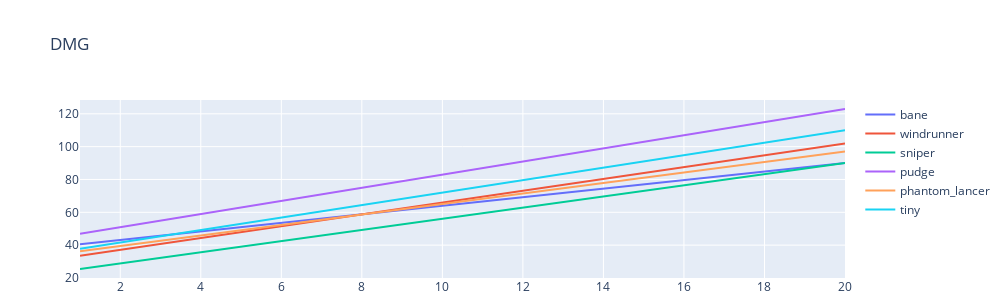
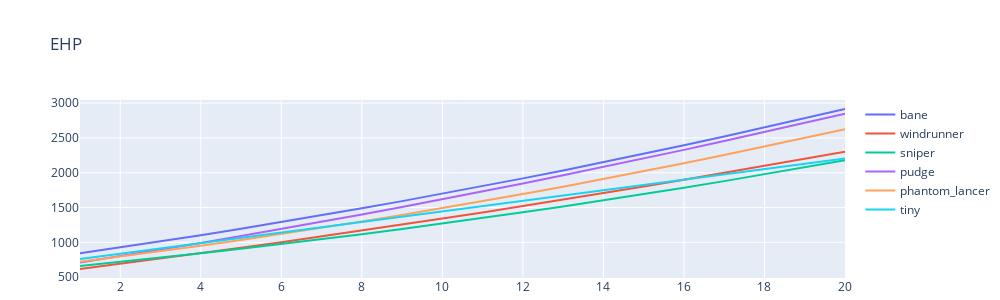

Notebook cell for these charts, in order:
### Code cell
import plotly.graph_objects as go
import pandas as pd
import numpy as np

skills = pd.read_csv('mirana.txt',delimiter=';')
skills.loc[:,"Ratio"] = round(skills.Dmg/skills.Mana,1)
levels = skills.Level.unique()
skills.loc[:,"Ratio-Cd"] = skills["Ratio"]/skills["Cooldown"]

import json
import plotly.graph_objects as go

def plot_daños(df,heroe):
    layout = go.Layout(width=500,height=300,margin_b=5,title_text=heroe)
    mayor_ratio = df.sort_values(["RatioPegoPegan"],axis=0,ascending=False)
    x = mayor_ratio.index
    fig = go.Figure([go.Bar(x=x, y=mayor_ratio["%HPpego"],name="Pego"),
    go.Bar(x=x, y=mayor_ratio["%HPmePegan"],name="te Pegan"),
    go.Bar(x=x, y=mayor_ratio["RatioPegoPegan"],name="%")])
    fig.update_layout(layout)
    fig.show()

def plot_avanceLevels(dict_dfHeroes,valor,heroe_actual):
    layout = go.Layout(height=300,width=1000,margin_b=5,title_text=valor)
    levels = [x for x in range(1,21)]
    traces = [go.Scatter(x=levels,y=heroeDf.loc[valor,levels],name=heroeName) for heroeName,heroeDf in dict_dfHeroes.items()] #
    fig = go.Figure(data=traces)
    fig.update_layout(layout)
  
    fig.show()


df = pd.read_json('npc_heroes.json',dtype='float')
pd.set_option('display.max_rows', df.shape[0]-80)
df.drop(["HeroType","SoloDesire","RequiresBabysit","ProvidesBabysit","SurvivalRating","RequiresFarm","ProvidesSetup","RequiresSetup","BaseAttackSpeed","AttackAcquisitionRange","AttackRange","AttackCapabilities","StatusManaRegen","HeroID","Role","Rolelevels","Complexity","StatusHealthRegen","MovementSpeed"],axis=1,inplace=True)

#DF QUE SE USARA PARA CALCULAR EN BASE A UN HEROE
df_target_hero = df.copy()
df_target_hero.set_index("Heroe",inplace=True)
df_target_hero.loc[:,"BASE HP"] =    200 # HPBase
df_target_hero.loc[:,"BaseAttack"] = (df_target_hero["AttackDamageMin"]+df_target_hero["AttackDamageMax"])/2 # DMG PROMEDIO
print(df_target_hero)


def target_lvlUno(heroe,enemigos):
    """Esta funcion permite saber cuanto daño fisico pego y me pegan para un -heroe-"""
    daños = pd.DataFrame()
    daños["%HPpego"] = round(100*((df_target_hero.loc[heroe,"BaseAttack"]-df_target_hero.loc[enemigos,"ArmorPhysical"])/(df_target_hero.loc[enemigos,"BASE HP"])),1)  

    daños["%HPmePegan"] = round(100*((df_target_hero.loc[enemigos,"BaseAttack"]-df_target_hero.loc[heroe,"ArmorPhysical"])/df_target_hero.loc[heroe,"BASE HP"]),1)

    daños["RatioPegoPegan"] = round((daños["%HPpego"]/daños["%HPmePegan"]),1)
    plot_daños(daños,heroe)


#DF HEROES

def crearDfsEnemigos(heroe_actual,enemigos):
    enemigos.append(heroe_actual)
    
    dictDfHeroes = {}

    for hero in enemigos:
        dictDfHeroes[hero] = pd.DataFrame(index=["BASE ARMOR","MAIN ARMOR","DAMAGE MULT","HP","DMG","EHP"],columns=[x for x in range(1,21)])
        # ARMOR
        dictDfHeroes[hero].loc["BASE ARMOR",:] = df_target_hero.loc[hero,"ArmorPhysical"]
        dictDfHeroes[hero].loc["MAIN ARMOR",1] = dictDfHeroes[hero].loc["BASE ARMOR",1] + (df_target_hero.loc[hero,"Agility"]*0.16)
        dictDfHeroes[hero].loc["DAMAGE MULT",1] = 1 - ((0.052 * dictDfHeroes[hero].loc["MAIN ARMOR",1]) / (0.9 + 0.048 * abs(dictDfHeroes[hero].loc["MAIN ARMOR",1])))
        #HP

        dictDfHeroes[hero].loc["HP",1] = df_target_hero.loc[hero,"BASE HP"] +df_target_hero.loc[hero,"Strength"]*20 
        #ATK
        primary = df_target_hero.loc[hero,"Primary"].capitalize()

        for col in dictDfHeroes[hero].columns:
            if col == 1:
                pass
            else:
            # sven.loc["MAIN ARMOR",col] = sven.loc["BASE ARMOR",1] + (df_target_hero.loc["sven","Agility"]*0.16)
                dictDfHeroes[hero].loc["MAIN ARMOR",col] = (df_target_hero.loc[hero,"AgilityGain"]*0.16) + dictDfHeroes[hero].loc["MAIN ARMOR",col-1]
                dictDfHeroes[hero].loc["DAMAGE MULT",col] = 1 - ((0.052 * dictDfHeroes[hero].loc["MAIN ARMOR",col]) / (0.9 + 0.048 * abs(dictDfHeroes[hero].loc["MAIN ARMOR",col])))
                dictDfHeroes[hero].loc["HP",col] =  df_target_hero.loc[hero,"StrengthGain"]*20 + dictDfHeroes[hero].loc["HP",col-1]
            dictDfHeroes[hero].loc["DMG",col] = (df_target_hero.loc[hero,"BaseAttack"] + df_target_hero.loc[hero,f"{primary}Gain"]*col) #FALTARIA AGREGARLE DAMAGE MULT DEL ENEMIGO AL Q LE PEGA 

        dictDfHeroes[hero].loc["EHP"] = dictDfHeroes[hero].loc["HP"] /  dictDfHeroes[hero].loc["DAMAGE MULT"]
        # dictDfHeroes[hero].loc["RatioEHP/DMG"] = dictDfHeroes[hero].loc["DMG"]/dictDfHeroes[hero].loc["EHP"]

    # print(dictDfHeroes)
    plot_avanceLevels(dictDfHeroes,"DMG",heroe_actual)
    plot_avanceLevels(dictDfHeroes,"EHP",heroe_actual)

enemigos = ["bane","windrunner","sniper","pudge","phantom_lancer"]
hero_actual = "tiny"
# target_lvlUno(hero_actual,enemigos) 
crearDfsEnemigos(hero_actual,enemigos)

### Figure 1 — Plotly figure (JSON) as saved in the notebook; plotly's stock layout.template omitted (floating-point values rounded to 4 significant figures)
{"data": [{"name": "bane", "type": "scatter", "x": [1, 2, 3, 4, 5, 6, 7, 8, 9, 10, 11, 12, 13, 14, 15, 16, 17, 18, 19, 20], "y": [40.6, 43.2, 45.8, 48.4, 51, 53.6, 56.2, 58.8, 61.4, 64, 66.6, 69.2, 71.8, 74.4, 77, 79.6, 82.2, 84.8, 87.4, 90]}, {"name": "windrunner", "type": "scatter", "x": [1, 2, 3, 4, 5, 6, 7, 8, 9, 10, 11, 12, 13, 14, 15, 16, 17, 18, 19, 20], "y": [33.6, 37.2, 40.8, 44.4, 48, 51.6, 55.2, 58.8, 62.4, 66, 69.6, 73.2, 76.8, 80.4, 84, 87.6, 91.2, 94.8, 98.4, 102]}, {"name": "sniper", "type": "scatter", "x": [1, 2, 3, 4, 5, 6, 7, 8, 9, 10, 11, 12, 13, 14, 15, 16, 17, 18, 19, 20], "y": [25.4, 28.8, 32.2, 35.6, 39, 42.4, 45.8, 49.2, 52.6, 56, 59.4, 62.8, 66.2, 69.6, 73, 76.4, 79.8, 83.2, 86.6, 90]}, {"name": "pudge", "type": "scatter", "x": [1, 2, 3, 4, 5, 6, 7, 8, 9, 10, 11, 12, 13, 14, 15, 16, 17, 18, 19, 20], "y": [47, 51, 55, 59, 63, 67, 71, 75, 79, 83, 87, 91, 95, 99, 103, 107, 111, 115, 119, 123]}, {"name": "phantom_lancer", "type": "scatter", "x": [1, 2, 3, 4, 5, 6, 7, 8, 9, 10, 11, 12, 13, 14, 15, 16, 17, 18, 19, 20], "y": [36.2, 39.4, 42.6, 45.8, 49, 52.2, 55.4, 58.6, 61.8, 65, 68.2, 71.4, 74.6, 77.8, 81, 84.2, 87.4, 90.6, 93.8, 97]}, {"name": "tiny", "type": "scatter", "x": [1, 2, 3, 4, 5, 6, 7, 8, 9, 10, 11, 12, 13, 14, 15, 16, 17, 18, 19, 20], "y": [37.8, 41.6, 45.4, 49.2, 53, 56.8, 60.6, 64.4, 68.2, 72, 75.8, 79.6, 83.4, 87.2, 91, 94.8, 98.6, 102.4, 106.2, 110]}], "layout": {"height": 300, "margin": {"b": 5}, "title": {"text": "DMG"}, "width": 1000}}

### Figure 2 — Plotly figure (JSON) as saved in the notebook; plotly's stock layout.template omitted (floating-point values rounded to 4 significant figures)
{"data": [{"name": "bane", "type": "scatter", "x": [1, 2, 3, 4, 5, 6, 7, 8, 9, 10, 11, 12, 13, 14, 15, 16, 17, 18, 19, 20], "y": [842.3, 926.5, 1013.0, 1103.0, 1195.0, 1290.0, 1388.0, 1489.0, 1592.0, 1698.0, 1807.0, 1919.0, 2034.0, 2151.0, 2272.0, 2395.0, 2521.0, 2650.0, 2782.0, 2917.0]}, {"name": "windrunner", "type": "scatter", "x": [1, 2, 3, 4, 5, 6, 7, 8, 9, 10, 11, 12, 13, 14, 15, 16, 17, 18, 19, 20], "y": [616.1, 690.2, 766.0, 843.4, 922.3, 1003.0, 1085.0, 1169.0, 1254.0, 1341.0, 1430.0, 1521.0, 1613.0, 1706.0, 1801.0, 1898.0, 1997.0, 2097.0, 2199.0, 2303.0]}, {"name": "sniper", "type": "scatter", "x": [1, 2, 3, 4, 5, 6, 7, 8, 9, 10, 11, 12, 13, 14, 15, 16, 17, 18, 19, 20], "y": [659.9, 718.4, 779.1, 842.1, 907.5, 975.2, 1045.0, 1118.0, 1193.0, 1270.0, 1350.0, 1432.0, 1516.0, 1603.0, 1693.0, 1785.0, 1880.0, 1977.0, 2077.0, 2179.0]}, {"name": "pudge", "type": "scatter", "x": [1, 2, 3, 4, 5, 6, 7, 8, 9, 10, 11, 12, 13, 14, 15, 16, 17, 18, 19, 20], "y": [709.7, 801.7, 895.9, 992.4, 1091.0, 1192.0, 1295.0, 1401.0, 1509.0, 1619.0, 1732.0, 1846.0, 1963.0, 2083.0, 2205.0, 2329.0, 2455.0, 2584.0, 2715.0, 2849.0]}, {"name": "phantom_lancer", "type": "scatter", "x": [1, 2, 3, 4, 5, 6, 7, 8, 9, 10, 11, 12, 13, 14, 15, 16, 17, 18, 19, 20], "y": [722.0, 796.0, 872.8, 952.4, 1035.0, 1120.0, 1208.0, 1299.0, 1394.0, 1490.0, 1590.0, 1693.0, 1799.0, 1908.0, 2020.0, 2135.0, 2254.0, 2375.0, 2499.0, 2627.0]}, {"name": "tiny", "type": "scatter", "x": [1, 2, 3, 4, 5, 6, 7, 8, 9, 10, 11, 12, 13, 14, 15, 16, 17, 18, 19, 20], "y": [760, 836, 912, 988, 1064, 1140, 1216, 1292, 1368, 1444, 1520, 1596, 1672, 1748, 1824, 1900, 1976, 2052, 2128, 2204]}], "layout": {"height": 300, "margin": {"b": 5}, "title": {"text": "EHP"}, "width": 1000}}
